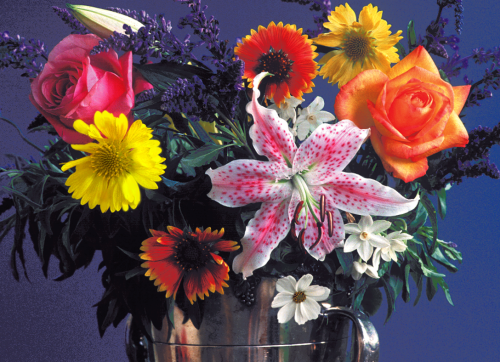
#> input picture Object Detection/flowers.tif, 500 x 362 px
$ python uts_pcd_3.py
#> lines starting #> are read from the running program, lines starting #| are printed output that depends on the picture
import cv2
import numpy as np
import matplotlib.pyplot as plt
from scipy.signal import convolve2d

# Load image flower full
full = cv2.imread('flowers.tif')
#> full is the input picture: shape (362, 500, 3); mean B, G, R 83.7, 76.9, 99.9
# Convert BGR to RGB channels
full = cv2.cvtColor(full, cv2.COLOR_BGR2RGB)
cv2.imshow("flowers full",full)

# height, width, channels
fullshp = full.shape
#> fullshp = (362, 500, 3)
print(fullshp)
#| (362, 500, 3)

# Load image flower template
template = cv2.imread('flower-template-resize.tif')
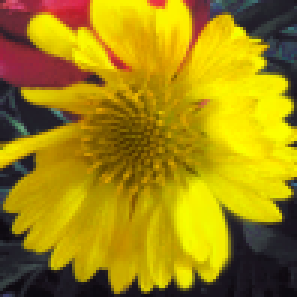
#> input picture Object Detection/flower-template-resize.tif, 99 x 99 px (shown 3 times larger)
#> template is the input picture: shape (99, 99, 3); mean B, G, R 14.3, 137.5, 163.9
# Convert BGR to RGB channels
template = cv2.cvtColor(template, cv2.COLOR_BGR2RGB)
cv2.imshow("flowers template",template)

# height, width, channels
templateshp = template.shape
#> templateshp = (99, 99, 3)
print(templateshp)
#| (99, 99, 3)

methods = ['cv2.TM_CCOEFF', 'cv2.TM_CCOEFF_NORMED',
           'cv2.TM_CCORR', 'cv2.TM_CCORR_NORMED',
           'cv2.TM_SQDIFF', 'cv2.TM_SQDIFF_NORMED']

for m in methods:
    # Create a copy of image
    full_copy = full.copy()

    method = eval(m)

    # Template Matching
    result = cv2.matchTemplate(full, template, method)
    min_val, max_val, min_location, max_location = cv2.minMaxLoc(result)

    if method in [cv2.TM_SQDIFF, cv2.TM_SQDIFF_NORMED]:
        top_left = min_location
    else:
        top_left = max_location

    height, width, channels = template.shape
    bottom_right = (top_left[0] + width, top_left[1] + height)
    cv2.rectangle(full_copy, top_left, bottom_right, (0, 0, 255), 10)

    # Plot and show the images
    plt.subplot(121)
    plt.imshow(result)
    plt.title('HEATMAP OF TEMPLATE MATCHING')

    plt.subplot(122)
    plt.imshow(full_copy)
    plt.title('DETECTION OF TEMPLATE')

    # Title with the method used
    plt.suptitle(m)

    plt.show()
    print('\n\n\n')
#> this loop made 6 passes
#> (min_location, max_location) on passes 1 to 6: ((279, 250), (64, 115)), ((137, 49), (64, 115)), ((44, 212), (64, 115)), ((50, 234), (64, 115)), ((64, 115), (279, 248)), ((64, 115), (111, 0))
#> pass 1, `result = cv2.matchTemplate(full, template, method)`:
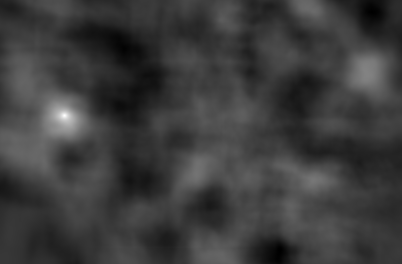
#> result: shape (264, 402) float32; min -33133762, max 118333224, mean 2960245; drawn with min black and max white
#> pass 1, `plt.show()`:
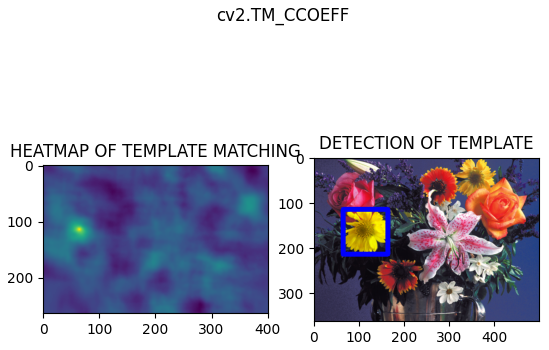
#> figure drawn by matplotlib, 2 panels
#> after the loop:
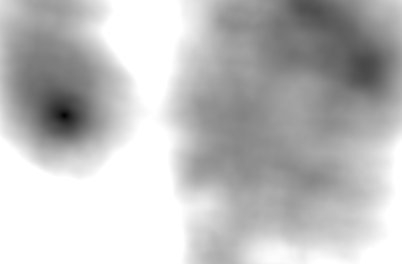
#> result: shape (264, 402) float32; min 0, max 1, mean 0.745

#------------------------------------------------------
# CONVOLUTION
full2 = cv2.imread('flowers.tif', 0)
#> full2: shape (362, 500); min 8, max 255, mean 84.6
template2 = cv2.imread('flower-template-resize.tif', 0)
#> template2: shape (99, 99); min 10, max 226, mean 131.3
full2shp = full2.shape
#> full2shp = (362, 500)
template2shp =template2.shape
#> template2shp = (99, 99)

k1 = ([-1/3, 0, 1/3],
      [-1/3, 0, 1/3],
      [-1/3, 0, 1/3])


k2 = ([-1/3, -1/3, -1/3],
      [0, 0, 0],
      [1/3, 1/3, 1/3])

def show(image, result):
    min_val, max_val, min_loc, max_loc = cv2.minMaxLoc(result)
    bottom_right = max_loc
    height, width = template2.shape
    top_left = (bottom_right[0] - width, bottom_right[1] - height)
    cv2.rectangle(image,top_left, bottom_right, (0, 0, 255), 10)

    # Plot and show the images
    plt.subplot(121)
    plt.imshow(result,cmap = 'gray')
    plt.title('HEATMAP OF TEMPLATE MATCHING')
    plt.xticks([]), plt.yticks([])

    plt.subplot(122)
    plt.imshow(image,cmap = 'gray')
    plt.title('DETECTION OF TEMPLATE')
    plt.xticks([]), plt.yticks([])

    plt.suptitle('CONVOLUTION')
    plt.show()

# Get Gradient
Gfull2 = convolve2d(full2, k1) + convolve2d(full2, k2)
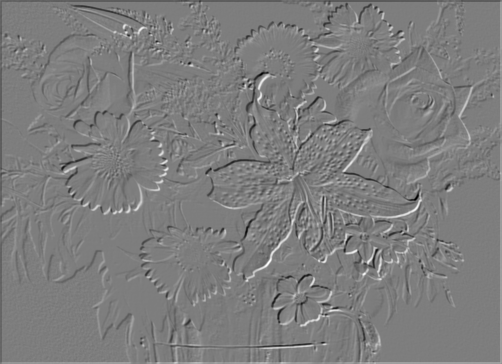
#> Gfull2: shape (364, 502) float64; min -276, max 283, mean 0; drawn with min black and max white
Gtemplate2 = convolve2d(template2, k1) + convolve2d(template2, k2)

# Flip template image along all axes to make
# the convolution behave like correlation
flip = np.rot90(Gtemplate2, 2)
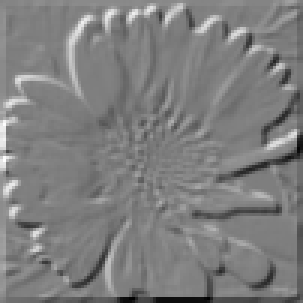
#> flip: shape (101, 101) float64 (shown 3 times larger); min -245.3, max 248, mean 0; drawn with min black and max white

# Perform the cross-correlation (by means of convolution
convolved = convolve2d(Gfull2, flip)
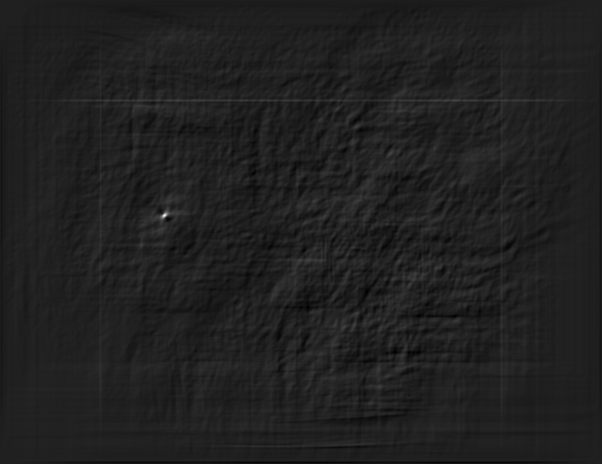
#> convolved: shape (464, 602) float64; min -2229533.3, max 15219121.2, mean 0; drawn with min black and max white
show(full2, convolved)
#> in show, `min_val, max_val, min_loc, max_loc = cv2.minMaxLoc(result)`: min_val = -2229533.3; max_val = 15219121.2; min_loc = (394, 352); max_loc = (164, 215)
#> in show, `top_left = (bottom_right[0] - width, bottom_right[1] - height)`: top_left = (65, 116)


cv2.waitKey()
cv2.destroyAllWindows()
